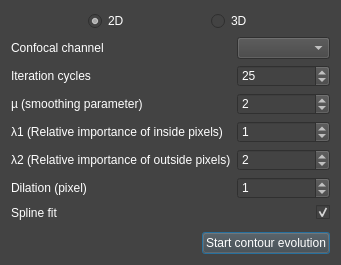
<?xml version="1.0" encoding="UTF-8"?>
<ui version="4.0">
 <class>Dialog_active_contour</class>
 <widget class="QDialog" name="Dialog_active_contour">
  <property name="geometry">
   <rect>
    <x>0</x>
    <y>0</y>
    <width>341</width>
    <height>265</height>
   </rect>
  </property>
  <property name="windowTitle">
   <string>Active contour selector tool</string>
  </property>
  <property name="styleSheet">
   <string notr="true">QWidget{
	background-color: rgb(67, 67, 67);
	color: rgb(255, 255, 255);
}</string>
  </property>
  <layout class="QVBoxLayout" name="verticalLayout">
   <item>
    <layout class="QHBoxLayout" name="horizontalLayout_2">
     <item>
      <spacer name="horizontalSpacer_3">
       <property name="orientation">
        <enum>Qt::Horizontal</enum>
       </property>
       <property name="sizeHint" stdset="0">
        <size>
         <width>58</width>
         <height>20</height>
        </size>
       </property>
      </spacer>
     </item>
     <item>
      <widget class="QRadioButton" name="radioButton_2D">
       <property name="text">
        <string>2D</string>
       </property>
       <property name="checked">
        <bool>true</bool>
       </property>
      </widget>
     </item>
     <item>
      <spacer name="horizontalSpacer">
       <property name="orientation">
        <enum>Qt::Horizontal</enum>
       </property>
       <property name="sizeHint" stdset="0">
        <size>
         <width>68</width>
         <height>20</height>
        </size>
       </property>
      </spacer>
     </item>
     <item>
      <widget class="QRadioButton" name="radioButton_3D">
       <property name="text">
        <string>3D</string>
       </property>
      </widget>
     </item>
     <item>
      <spacer name="horizontalSpacer_4">
       <property name="orientation">
        <enum>Qt::Horizontal</enum>
       </property>
       <property name="sizeHint" stdset="0">
        <size>
         <width>78</width>
         <height>20</height>
        </size>
       </property>
      </spacer>
     </item>
    </layout>
   </item>
   <item>
    <spacer name="verticalSpacer">
     <property name="orientation">
      <enum>Qt::Vertical</enum>
     </property>
     <property name="sizeHint" stdset="0">
      <size>
       <width>20</width>
       <height>13</height>
      </size>
     </property>
    </spacer>
   </item>
   <item>
    <widget class="QWidget" name="formWidget" native="true">
     <property name="font">
      <font>
       <pointsize>10</pointsize>
       <weight>75</weight>
       <bold>true</bold>
      </font>
     </property>
     <layout class="QGridLayout" name="gridLayout">
      <property name="margin">
       <number>0</number>
      </property>
      <item row="0" column="1">
       <widget class="QComboBox" name="comboBox_confocal_channel_changer"/>
      </item>
      <item row="2" column="1">
       <widget class="QSpinBox" name="spinBox_mu">
        <property name="minimum">
         <number>0</number>
        </property>
        <property name="maximum">
         <number>100</number>
        </property>
        <property name="value">
         <number>2</number>
        </property>
       </widget>
      </item>
      <item row="4" column="0">
       <widget class="QLabel" name="label_4">
        <property name="toolTip">
         <string>Relative importance of the inside pixels</string>
        </property>
        <property name="text">
         <string>λ2 (Relative importance of outside pixels)</string>
        </property>
       </widget>
      </item>
      <item row="4" column="1">
       <widget class="QSpinBox" name="spinBox_lambda2">
        <property name="minimum">
         <number>0</number>
        </property>
        <property name="maximum">
         <number>100</number>
        </property>
        <property name="value">
         <number>2</number>
        </property>
       </widget>
      </item>
      <item row="1" column="0">
       <widget class="QLabel" name="label_2">
        <property name="text">
         <string>Iteration cycles</string>
        </property>
       </widget>
      </item>
      <item row="2" column="0">
       <widget class="QLabel" name="label">
        <property name="text">
         <string>µ (smoothing parameter)</string>
        </property>
       </widget>
      </item>
      <item row="3" column="0">
       <widget class="QLabel" name="label_3">
        <property name="toolTip">
         <string>Relative importance of the inside pixels</string>
        </property>
        <property name="text">
         <string>λ1 (Relative importance of inside pixels)</string>
        </property>
       </widget>
      </item>
      <item row="3" column="1">
       <widget class="QSpinBox" name="spinBox_lambda1">
        <property name="minimum">
         <number>0</number>
        </property>
        <property name="maximum">
         <number>100</number>
        </property>
        <property name="value">
         <number>1</number>
        </property>
       </widget>
      </item>
      <item row="1" column="1">
       <widget class="QSpinBox" name="spinBox_iteration_cycles">
        <property name="minimum">
         <number>1</number>
        </property>
        <property name="maximum">
         <number>500</number>
        </property>
        <property name="value">
         <number>25</number>
        </property>
       </widget>
      </item>
      <item row="0" column="0">
       <widget class="QLabel" name="label_5">
        <property name="toolTip">
         <string>Relative importance of the inside pixels</string>
        </property>
        <property name="text">
         <string>Confocal channel</string>
        </property>
       </widget>
      </item>
      <item row="5" column="0">
       <widget class="QLabel" name="label_6">
        <property name="toolTip">
         <string>Relative importance of the inside pixels</string>
        </property>
        <property name="text">
         <string>Dilation (pixel)</string>
        </property>
       </widget>
      </item>
      <item row="5" column="1">
       <widget class="QSpinBox" name="spinBox_dilation">
        <property name="minimum">
         <number>0</number>
        </property>
        <property name="maximum">
         <number>1000</number>
        </property>
        <property name="value">
         <number>1</number>
        </property>
       </widget>
      </item>
      <item row="6" column="0">
       <widget class="QLabel" name="label_7">
        <property name="toolTip">
         <string>Relative importance of the inside pixels</string>
        </property>
        <property name="text">
         <string>Spline fit</string>
        </property>
       </widget>
      </item>
      <item row="6" column="1">
       <widget class="QCheckBox" name="checkBox_spline_fit">
        <property name="layoutDirection">
         <enum>Qt::RightToLeft</enum>
        </property>
        <property name="checked">
         <bool>true</bool>
        </property>
       </widget>
      </item>
     </layout>
    </widget>
   </item>
   <item>
    <spacer name="verticalSpacer_3">
     <property name="orientation">
      <enum>Qt::Vertical</enum>
     </property>
     <property name="sizeHint" stdset="0">
      <size>
       <width>20</width>
       <height>40</height>
      </size>
     </property>
    </spacer>
   </item>
   <item>
    <layout class="QHBoxLayout" name="horizontalLayout">
     <property name="leftMargin">
      <number>0</number>
     </property>
     <property name="topMargin">
      <number>0</number>
     </property>
     <item>
      <spacer name="horizontalSpacer_2">
       <property name="orientation">
        <enum>Qt::Horizontal</enum>
       </property>
       <property name="sizeHint" stdset="0">
        <size>
         <width>40</width>
         <height>20</height>
        </size>
       </property>
      </spacer>
     </item>
     <item>
      <widget class="QPushButton" name="pushButton_run">
       <property name="text">
        <string>Start contour evolution</string>
       </property>
      </widget>
     </item>
    </layout>
   </item>
  </layout>
 </widget>
 <resources/>
 <connections/>
</ui>
